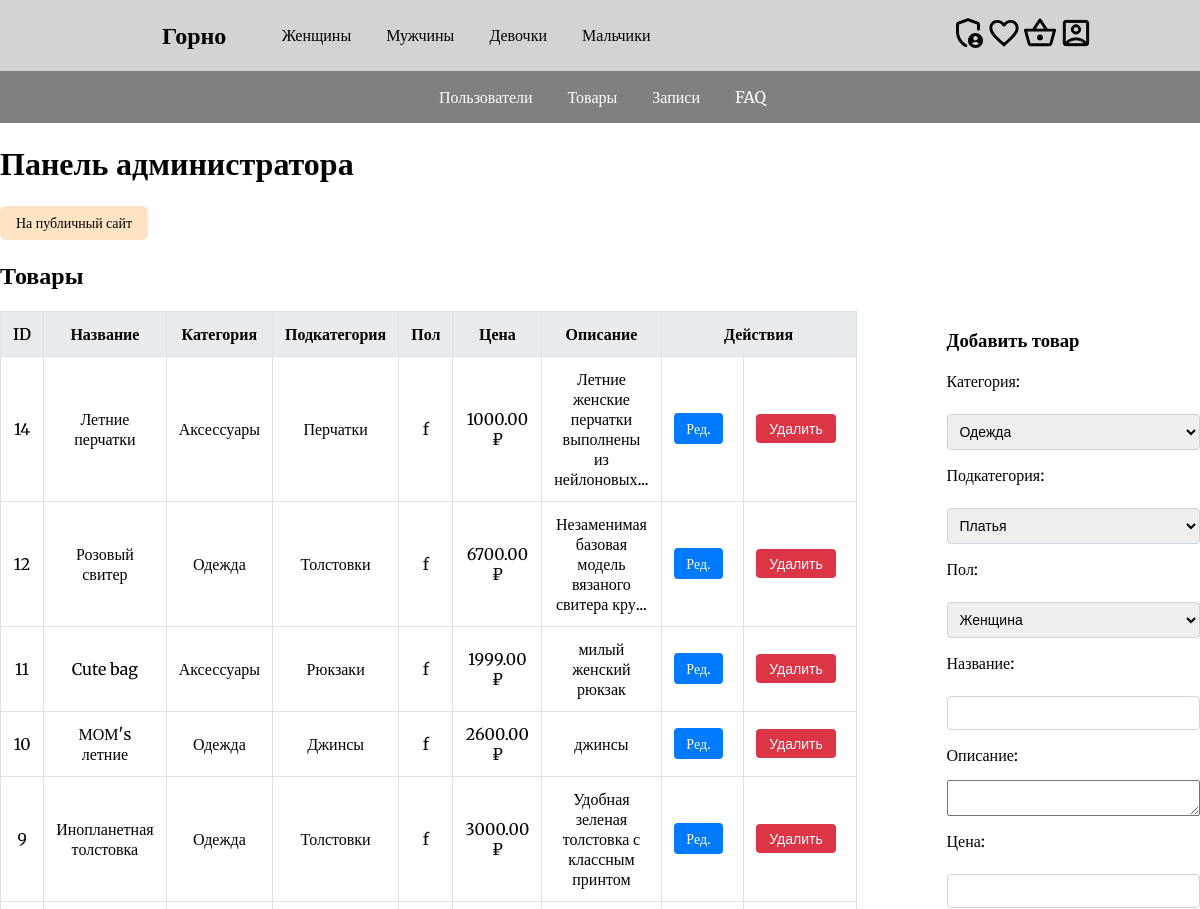
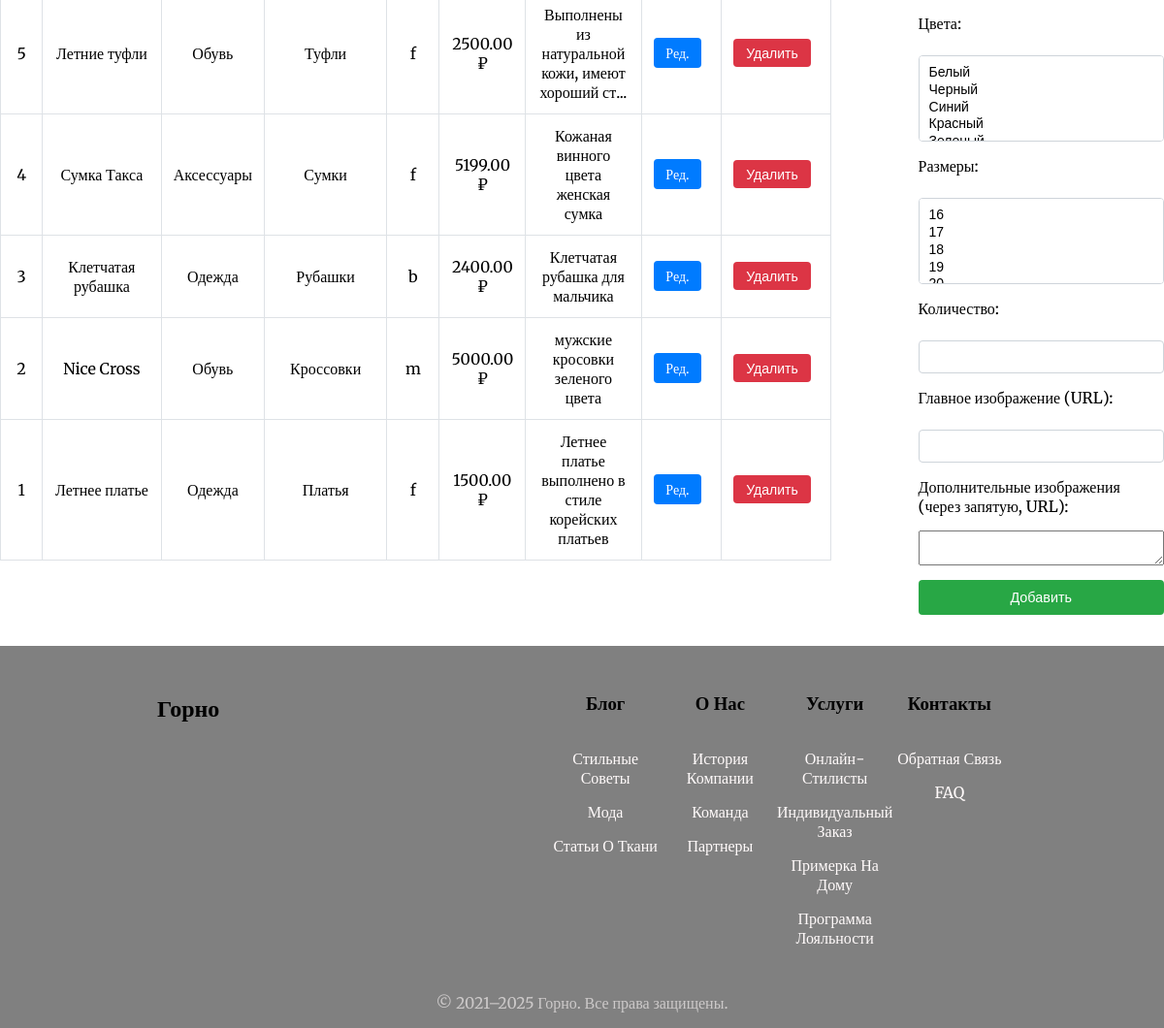
/admin/index.php?section=products (signed in), run on the app's committed database (2 pictures, top to bottom).
### tables this page shows
CREATE TABLE `products` (
  `id` int NOT NULL AUTO_INCREMENT,
  `subcategory_id` int NOT NULL,
  `gender` enum('f','m','g','b') NOT NULL,
  `name` varchar(100) NOT NULL,
  `description` text,
  `price` decimal(10,2) NOT NULL,
  `created_at` timestamp NULL DEFAULT CURRENT_TIMESTAMP,
  PRIMARY KEY (`id`),
  KEY `fk_products_subcategory` (`subcategory_id`),
  CONSTRAINT `fk_products_subcategory` FOREIGN KEY (`subcategory_id`) REFERENCES `subcategories` (`id`) ON DELETE CASCADE,
  CONSTRAINT `products_ibfk_1` FOREIGN KEY (`subcategory_id`) REFERENCES `subcategories` (`id`) ON DELETE CASCADE
);

CREATE TABLE `categories` (
  `id` int NOT NULL AUTO_INCREMENT,
  `name` varchar(50) NOT NULL,
  PRIMARY KEY (`id`)
);

CREATE TABLE `subcategories` (
  `id` int NOT NULL AUTO_INCREMENT,
  `category_id` int NOT NULL,
  `name` varchar(50) NOT NULL,
  PRIMARY KEY (`id`),
  KEY `fk_subcategories_category` (`category_id`),
  CONSTRAINT `fk_subcategories_category` FOREIGN KEY (`category_id`) REFERENCES `categories` (`id`) ON DELETE CASCADE,
  CONSTRAINT `subcategories_ibfk_1` FOREIGN KEY (`category_id`) REFERENCES `categories` (`id`) ON DELETE CASCADE
);

### admin/add/product.php (the view, shortened to what this page needs)
<?php
require_once __DIR__ . '/../../config/db.php';
$categories = $conn->query("SELECT id, name FROM categories")->fetch_all(MYSQLI_ASSOC);
$subcategories = $conn->query("SELECT id, name FROM subcategories")->fetch_all(MYSQLI_ASSOC);
function getEnumValues(mysqli $conn, string $table, string $column): array {
    $result = $conn->query("SHOW COLUMNS FROM `$table` LIKE '$column'");
    if ($result) {
        $row = $result->fetch_assoc();
        if (preg_match("/^enum\((.*)\)$/", $row['Type'], $matches)) {
            $enum = str_getcsv($matches[1], ',', "'");
            return $enum;
        }
    }
    return [];
}
$sizes = $conn->query("SELECT id, name FROM sizes ORDER BY name")->fetch_all(MYSQLI_ASSOC);
$colors = getEnumValues($conn, 'product_attributes', 'color');
?>
<h3>Добавить товар</h3>
<form method="post" action="/admin/add/product_add.php">
    <label>Категория:</label>
    <select name="category" required>
        <?php foreach ($categories as $cat): ?>
            <option value="<?= $cat['id'] ?>"><?= htmlspecialchars($cat['name']) ?></option>
        <?php endforeach; ?>
    </select>
    <label>Подкатегория:</label>
    <select name="subcategory" required>
        <?php foreach ($subcategories as $sub): ?>
            <option value="<?= $sub['id'] ?>"><?= htmlspecialchars($sub['name']) ?></option>
        <?php endforeach; ?>
    </select>
    <label>Пол:</label>
    <select name="gender" required>
        <option value="f">Женщина</option>
    </select>
    <label>Название:</label>
    <input type="text" name="name" required>
    <label>Описание:</label>
    <textarea name="description"></textarea>
    <label>Цена:</label>
    <input type="number" step="0.01" name="price" required>
    <label>Цвета:</label>
    <select name="colors[]" multiple>
        <?php foreach ($colors as $color): ?>
            <option value="<?= htmlspecialchars($color) ?>"><?= htmlspecialchars($color) ?></option>
        <?php endforeach; ?>
    </select>
    <label>Размеры:</label>
    <select name="size_ids[]" multiple>
        <?php foreach ($sizes as $size): ?>
            <option value="<?= htmlspecialchars($size['id']) ?>"><?= htmlspecialchars($size['name']) ?></option>
        <?php endforeach; ?>
    </select>
    <label>Количество:</label>
    <input type="number" name="quantity" required>
    <label>Главное изображение (URL):</label>
    <input type="text" name="main_image" required>
    <label>Дополнительные изображения (через запятую, URL):</label>
    <textarea type="text" name="additional_images"></textarea>
    <button type="submit">Добавить</button>
</form>

### admin/products.php (shortened to what this page needs)
<?php
require_once __DIR__ . '/../config/db.php';
$sql = "SELECT
    p.id,
    p.name,
    p.gender,
    p.price,
    p.description,
    s.name AS subcategory,
    c.name AS category
FROM products p
JOIN subcategories s ON p.subcategory_id = s.id
JOIN categories c ON s.category_id = c.id
ORDER BY p.created_at DESC";
$result = $conn->query($sql);
$edit = null;
?>
<h2>Товары</h2>
<section>
    <div>
        <table border="1" cellpadding="8" cellspacing="0">
            <thead>
                <tr>
                    <th>ID</th>
                    <th>Название</th>
                    <th>Категория</th>
                    <th>Подкатегория</th>
                    <th>Пол</th>
                    <th>Цена</th>
                    <th>Описание</th>
                    <th colspan="2">Действия</th>
                </tr>
            </thead>
            <tbody>
                <?php while ($row = $result->fetch_assoc()): ?>
                    <tr>
                    <td><?= htmlspecialchars($row['id']) ?></td>
                    <td><?= htmlspecialchars($row['name']) ?></td>
                    <td><?= htmlspecialchars($row['category']) ?></td>
                    <td><?= htmlspecialchars($row['subcategory']) ?></td>
                    <td><?= htmlspecialchars($row['gender']) ?></td>
                    <td><?= htmlspecialchars($row['price']) ?> ₽</td>
                    <td><?= htmlspecialchars(mb_strimwidth($row['description'], 0, 50, '...')) ?></td>
                    <td>
                        <a href="?section=products&edit_id=<?= htmlspecialchars($row['id']) ?>">Ред.</a>
                    </td>
                    <td>
                        <form action="/admin/delete/product.php" method="POST"
                            onsubmit="return confirm('Удалить этот товар?');">
                        <button type="submit">Удалить</button>
                        </form>
                    </td>
                    </tr>
                <?php endwhile; ?>
            </tbody>
        </table>
    </div>
    <div class="form">
        <?php if ($edit): ?>
            <?php require __DIR__ . '/../admin/edit/product.php'; ?>
        <?php else: ?>
            <?php require __DIR__ . '/../admin/add/product.php'; ?>
        <?php endif; ?>
    </div>
</section>

### assets/css/styles.css (style rules this page uses)
body { margin: auto; padding: 0; font-family: 'Merriweather', serif; display: flex; flex-direction: column; min-height: 100vh; }
h1, h2, h3, h4, h5, h6, p { white-space: normal; overflow-wrap: break-word; word-wrap: break-word; }

### assets/css/admin.css (style rules this page uses)
.admin-panel section { display: flex; flex-direction: row; justify-content: center; gap: 90px; margin-bottom: 2rem; }
.admin-panel table { width: 100%; border-collapse: collapse; margin-bottom: 1rem; }
.admin-panel table thead { background-color: #e9ecef; }
.admin-panel table th, .admin-panel table td { padding: 0.75rem; border: 1px solid #dee2e6; text-align: center; }
.admin-panel table th { font-weight: 600; }
.admin-panel table td a, .admin-panel table td button { margin-right: 0.5rem; display: inline-block; padding: 0.4rem 0.8rem; font-size: 0.875rem; text-decoration: none; border: none; border-radius: 0.25rem; cursor: pointer; }
.admin-panel table td a { background-color: #007bff; color: #fff; }
.admin-panel table td button { background-color: #dc3545; color: #fff; }
.admin-panel section .form form { display: flex; flex-direction: column; gap: 15px; }
.admin-panel section .form form label { display: flex; flex-direction: column; font-weight: 500; }
.admin-panel section .form form input, .admin-panel section .form form select { margin-top: 0.5rem; padding: 0.5rem; border: 1px solid #ced4da; border-radius: 0.25rem; font-size: 0.875rem; }
.admin-panel section .form form button { padding: 0.6rem 1.2rem; background-color: #28a745; color: #fff; border: none; border-radius: 0.25rem; cursor: pointer; font-size: 0.9rem; }

### data on the page
products: id "14", name "Летние перчатки", categories.name "Аксессуары", subcategory.name "Перчатки", gender "f", price "1000.00", description "Летние женские перчатки выполнены из нейлоновых..."
products: id "12", name "Розовый свитер", categories.name "Одежда", subcategory.name "Толстовки", gender "f", price "6700.00", description "Незаменимая базовая модель вязаного свитера кру..."
products: id "11", name "Cute bag", categories.name "Аксессуары", subcategory.name "Рюкзаки", gender "f", price "1999.00", description "милый женский рюкзак"
products: id "10", name "МОМ's летние", categories.name "Одежда", subcategory.name "Джинсы", gender "f", price "2600.00", description "джинсы"
products: id "9", name "Инопланетная толстовка", categories.name "Одежда", subcategory.name "Толстовки", gender "f", price "3000.00", description "Удобная зеленая толстовка с классным принтом"
products: id "5", name "Летние туфли", categories.name "Обувь", subcategory.name "Туфли", gender "f", price "2500.00", description "Выполнены из натуральной кожи, имеют хороший ст..."
products: id "4", name "Сумка Такса", categories.name "Аксессуары", subcategory.name "Сумки", gender "f", price "5199.00", description "Кожаная винного цвета женская сумка"
products: id "3", name "Клетчатая рубашка", categories.name "Одежда", subcategory.name "Рубашки", gender "b", price "2400.00", description "Клетчатая рубашка для мальчика"
products: id "2", name "Nice Cross", categories.name "Обувь", subcategory.name "Кроссовки", gender "m", price "5000.00", description "мужские кросовки зеленого цвета"
products: id "1", name "Летнее платье", categories.name "Одежда", subcategory.name "Платья", gender "f", price "1500.00", description "Летнее платье выполнено в стиле корейских платьев"

### other printed values
$label "Женщины"
$label "Мужчины"
$label "Девочки"
$label "Мальчики"
form field category "Одежда"
form field subcategory "Платья"
